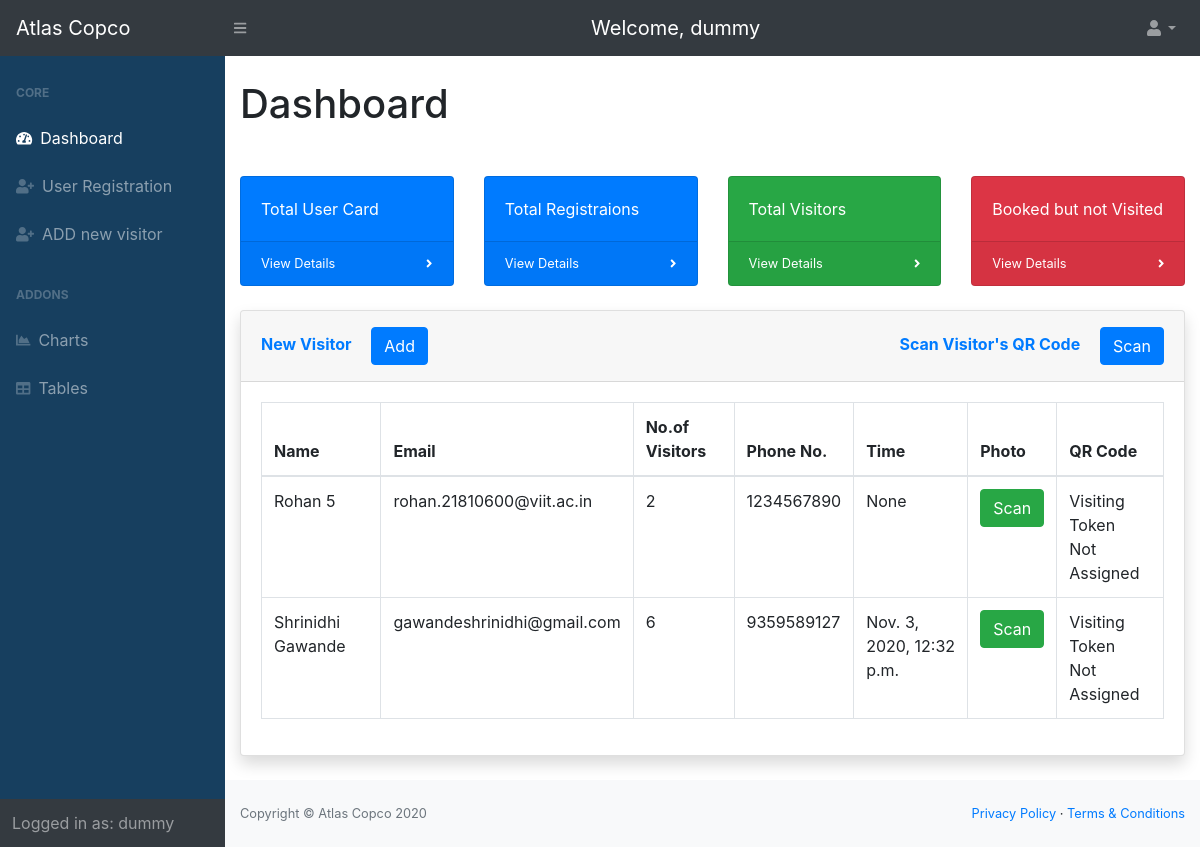
The app's page / (signed in), older data.
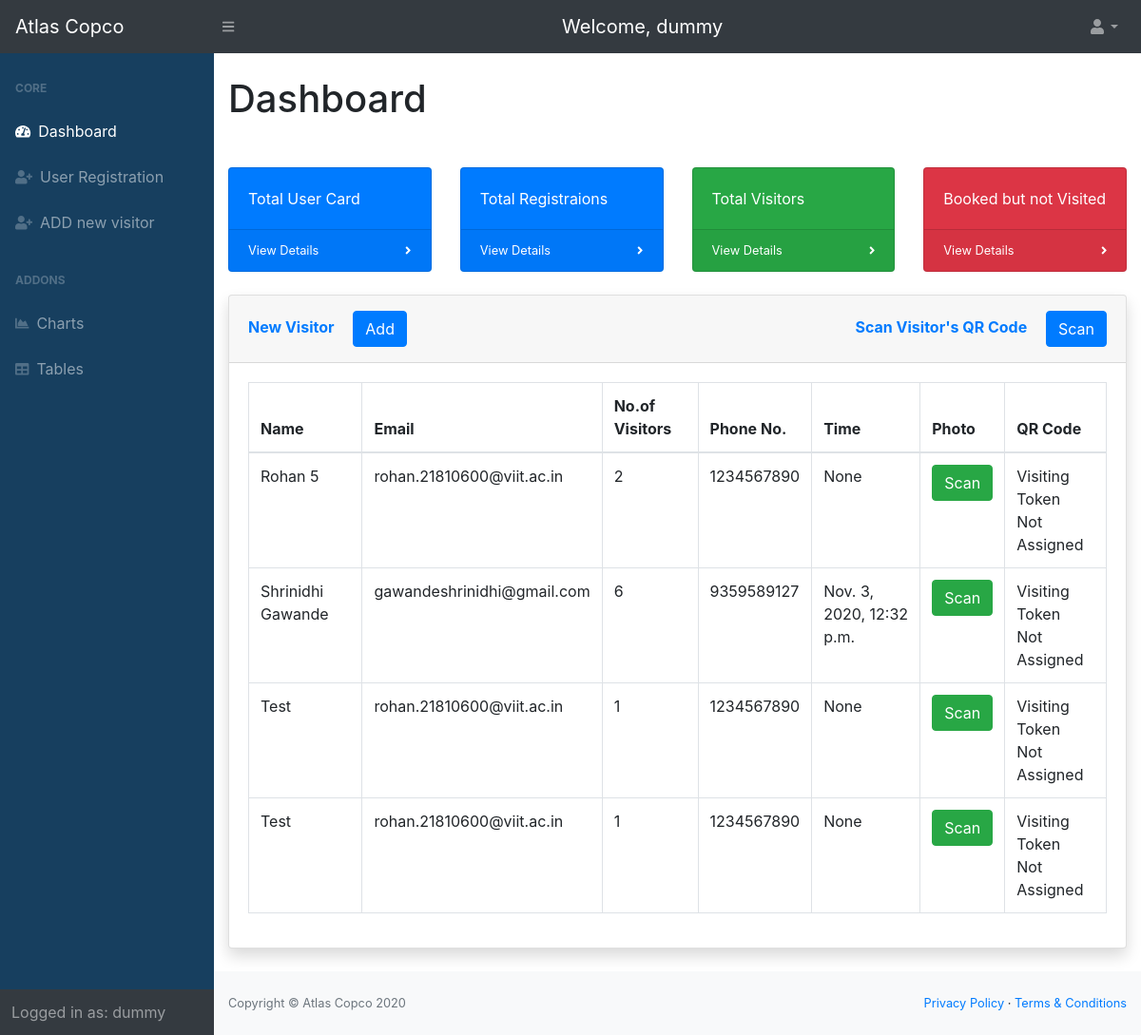
The same page, newer data.
### entry/models.py (models this page shows)
class Visitor(models.Model):
	name = models.CharField(verbose_name='Name', max_length=200, validators=[
		MinLengthValidator(2, 'Minimum 2 Characters are required')])  # name of the visitor
	purpose = models.CharField(verbose_name='Purpose', max_length=200, validators=[
		MinLengthValidator(4, 'Minimum 4 characters are required')])  # purpose of visit
	mobile = models.IntegerField(verbose_name='Mobile number')  # mobile no. of the visitor
	email = models.EmailField(verbose_name='Email', validators=[EmailValidator()])  # email address of the visitor
	no_of_people = models.IntegerField(verbose_name='No of people')  # no. of visitors
	photo_id_number = models.CharField(verbose_name='Photo Id Number', max_length=20, null=True, blank=True)
	photo_id = models.ImageField(verbose_name='Photo Id', upload_to='media/photo_id', null=True, blank=True)
	in_time = models.DateTimeField(verbose_name='Visit In time', null=True, blank=True)  # in time of the visitor, added automatically
	out_time = models.DateTimeField(verbose_name='Visit Out Time', null=True, blank=True)  # out time of the visitor added automatically
	token = models.CharField(verbose_name='Token', max_length=200, null=True, blank=True)  # token(autogenerated)
	qrcode = models.ImageField(verbose_name='QR Code', upload_to='media/qrcodes', null=True, blank=True)  # qr code generated from the token
	user = models.ForeignKey(Employee, verbose_name='Employee to visit', on_delete=models.PROTECT)  # link to the User table, to store which user allowed the entry
	photo = models.ImageField(verbose_name='Photo of the Visitor', upload_to='media/photo', null=True, blank=True)
	visit_token = models.CharField(max_length=200, verbose_name="Token assigned to the Visitor", null=True, blank=True)
	def __str__(self):
		return self.name

### home/views.py (the view)
# urls.py: path('', views.VisitorListView.as_view(), name='home'),
class VisitorListView(LoginRequiredMixin, ListView):
	def get(self, request):
		visitor_list = Visitor.objects.filter(out_time__isnull=True)
		print(visitor_list)
		context = {'visitor_list': visitor_list}
		return render(request, 'home/home.html', context)

### home/templates/home/home.html (shortened to what this page needs)
{% extends 'home/base.html' %} {% block content %}
<div id="layoutSidenav_content">
    <main>
        <div class="container-fluid">
            <h1 class="mt-4">Dashboard</h1>
            <div class="row mt-5 ">
                {% if request.user.employee.admin %}
                <div class="col-xl-3 col-md-6">
                    <div class="card bg-primary text-white">
                        <div class="card-body">Total User Card</div>
                        <div class="card-footer d-flex align-items-center justify-content-between">
                            <a class="small text-white stretched-link" href="{% url 'all-users' %}">View Details</a>
                            <div class="small text-white"><i class="fas fa-angle-right"></i></div>
                        </div>
                    </div>
                </div>
                {% endif %}
                <div class="col-xl-3 col-md-6">
                    <div class="card bg-primary  text-white">
                        <div class="card-body">Total Registraions</div>
                        <div class="card-footer d-flex align-items-center justify-content-between">
                            <a class="small text-white stretched-link" href="{% url 'all-booked-visitors' %}">View Details</a>
                            <div class="small text-white"><i class="fas fa-angle-right"></i></div>
                        </div>
                    </div>
                </div>
                <div class="col-xl-3 col-md-6">
                    <div class="card bg-success text-white">
                        <div class="card-body">Total Visitors</div>
                        <div class="card-footer d-flex align-items-center justify-content-between">
                            <a class="small text-white stretched-link" href="{% url 'all-visitors' %}">View Details</a>
                            <div class="small text-white"><i class="fas fa-angle-right"></i></div>
                        </div>
                    </div>
                </div>
                <div class="col-xl-3 col-md-6">
                    <div class="card bg-danger text-white">
                        <div class="card-body">Booked but not Visited</div>
                        <div class="card-footer d-flex align-items-center justify-content-between">
                            <a class="small text-white stretched-link" href="{% url 'not-visited' %}">View Details</a>
                            <div class="small text-white"><i class="fas fa-angle-right"></i></div>
                        </div>
                    </div>
                </div>
            </div>
        </div>
    </main>
    <main>
        <div class="container-fluid">
            <div class="card shadow mb-4 mt-4">
                <div class="card-header py-3">
                    <div class="row">
                        <div class="col-md-auto">
                            <h6 class="m-0 font-weight-bold text-primary">New Visitor
                                <a href="{% url 'entry:new-visitor' %}" class="ml-3 btn btn-primary text-left">Add</a>
                            </h6>
                        </div>
                        <div class="col-md-auto ml-auto">
                            <h6 class="m-0 font-weight-bold text-primary">Scan Visitor's QR Code
                                <a href="{% url 'entry:scanqr-visitor' %}" class="ml-3 btn btn-primary text-left">Scan</a>
                            </h6>
                        </div>
                    </div>
                </div>
                <div class="card-body">
                    <div class="table-responsive">
                        <table class="table table-bordered" id="dataTable" width="100%" cellspacing="0">
                            <thead>
                                <tr>
                                    <th> Name </th>
                                    <th> Email </th>
                                    <th> No.of Visitors </th>
                                    <th>Phone No.</th>
                                    <th> Time </th>
                                    <th> Photo </th>
                                    <th> QR Code </th>
                                </tr>
                            </thead>
                            <tbody>
                                {% if visitor_list %} {% for visitor in visitor_list %}
                                <tr>
                                    <td>{{ visitor.name }}</td>
                                    <td>{{ visitor.email }}</td>
                                    <td>{{ visitor.no_of_people }}</td>
                                    <td>{{ visitor.mobile }}</td>
                                    <td>{{ visitor.in_time }}</td>
                                    {% if not visitor.photo %}
                                    <td>
                                        <a type="submit" href="{% url 'photoscan' visitor.id %}" name="photo_btn" class="btn btn-success"> Scan </a>
                                    </td>
                                    {% else %}
                                    <td>
                                        Photo Id Scanned
                                    </td>
                                    {% endif %}
                                    <td>
                                        {% if visitor.visit_token %}
                                        <form action="{% url 'entry:scanQR' visitor.id %}" method="post">
                                            <input type="hidden" name="scan_id" value="">
                                            <button type="submit" name="scan_btn" class="btn btn-danger"> Scan </button>
                                        </form>
                                        {% else %} Visiting Token<br>Not Assigned {% endif %}
                                    </td>
                                </tr>
                                {% endfor %} {% endif %}
                            </tbody>
                        </table>
                    </div>
                </div>
            </div>
        </div>
    </main>
    <div class="footer">
        <footer class="py-4 bg-light mt-auto">
            <div class="container-fluid">
                <div class="d-flex align-items-center justify-content-between small">
                    <div class="text-muted">Copyright &copy; Atlas Copco 2020</div>
                    <div>
                        <a href="#">Privacy Policy</a> &middot;
                        <a href="#">Terms &amp; Conditions</a>
                    </div>
                </div>
            </div>
        </footer>
    </div>
</div>
{% endblock content %}

### home/templates/home/base.html (shortened to what this page needs)
{% load static %} {% load crispy_forms_tags %}
<!DOCTYPE html>
<html lang=en>
<head>
    <link rel="stylesheet" href="https://stackpath.bootstrapcdn.com/bootstrap/4.5.2/css/bootstrap.min.css">
    <link rel="stylesheet" type="text/css" href="{% static 'home/style.css' %}">
</head>
<body>
    <nav class="sb-topnav navbar navbar-expand navbar-dark bg-dark sticky-top">
        <a class="navbar-brand" href="{% url 'home' %}">Atlas Copco</a> {% if request.user.employee.admin %}<button class="btn btn-link btn-sm order-1 order-lg-0" id="sidebarToggle"><i class="fas fa-bars"></i></button> {% endif %}
        <span class="d-none d-md-inline-block form-inline ml-auto mr-0 mr-md-3 my-2 my-md-0 navbar-brand"> Welcome, {{ request.user.first_name }}</span>
        <ul class="navbar-nav ml-auto ">
            <li class="nav-item dropdown">
                <a class="nav-link dropdown-toggle" id="userDropdown" href="#" role="button" data-toggle="dropdown" aria-haspopup="true" aria-expanded="false">{% if request.user.employee.pic %}<img src="{{ request.user.employee.pic.url }}" style="width: 40px; height: 40px; border-radius: 100%;">{% else %}<img class="fas fa-user fa-fw"></img>{% endif %}</a>
            </li>
        </ul>
    </nav>
    <div id="layoutSidenav">
        {% if request.user.employee.admin %}
        <div id="layoutSidenav_nav">
            <nav class="sb-sidenav accordion sb-sidenav-dark" id="sidenavAccordion" style="background-color: #173F5F;">
                <div class="sb-sidenav-menu">
                    <div class="nav">
                        <div class="sb-sidenav-menu-heading">Core</div>
                        <a class="nav-link" href="{% url 'home' %}">
                            <div class="sb-nav-link-icon"><i class="fas fa-tachometer-alt"></i></div>
                            Dashboard <br> {% if request.user.employee.admin %}
                            <a class="nav-link" href="{% url 'user-signup' %}">
                                <div class="sb-nav-link-icon"><i class="fas fa-user-plus"></i></div>
                                User Registration
                            </a>
                            {% endif %}
                            <a class="nav-link" href="{% url 'entry:new-visitor' %}">
                                <div class="sb-nav-link-icon"><i class="fa fa-user-plus fa-fw"></i></div>
                                ADD new visitor
                            </a>
                            {% if request.user.employee.admin %}
                            <div class="sb-sidenav-menu-heading">Addons</div>
                            <a class="nav-link" href="{% url 'charts:chart-page'%}">
                                <div class="sb-nav-link-icon"><i class="fas fa-chart-area"></i></div>
                                Charts
                            </a>
                            <a class="nav-link" href="{% url 'tables' %}">
                                <div class="sb-nav-link-icon"><i class="fas fa-table"></i></div>
                                Tables
                            </a>
                            {% endif %}
                    </div>
                </div>
                <div class="sb-sidenav-footer">
                    <div class="large">Logged in as: {{ request.user.first_name }}</div>
                </div>
            </nav>
        </div>
        {% endif %}
        {% block content %} {% endblock content %}
    </div>
</body>
</html>

### home/static/home/style.css (style rules this page uses)
#layoutSidenav { display: flex; }
#layoutSidenav #layoutSidenav_nav { flex-basis: 225px; flex-shrink: 0; transition: transform 0.15s ease-in-out; z-index: 1038; transform: translateX(-225px); }
#layoutSidenav #layoutSidenav_content { position: relative; display: flex; flex-direction: column; justify-content: space-between; min-width: 0; flex-grow: 1; min-height: calc(100vh - 56px); margin-left: -225px; }
@media (min-width: 992px) { #layoutSidenav #layoutSidenav_nav { transform: translateX(0); } }
@media (min-width: 992px) { #layoutSidenav #layoutSidenav_content { margin-left: 0; transition: margin 0.15s ease-in-out; } }
.nav .nav-link .sb-nav-link-icon, .sb-sidenav-menu .nav-link .sb-nav-link-icon { margin-right: 0.5rem; }
.sb-topnav { padding-left: 0; height: 56px; z-index: 1039; }
.sb-topnav .navbar-brand { width: 225px; padding-left: 1rem; padding-right: 1rem; margin: 0; }
.sb-topnav.navbar-dark #sidebarToggle { color: rgba(255, 255, 255, 0.5); }
.sb-sidenav { display: flex; flex-direction: column; height: 100%; flex-wrap: nowrap; }
.sb-sidenav .sb-sidenav-menu { flex-grow: 1; }
.sb-sidenav .sb-sidenav-menu .nav { flex-direction: column; flex-wrap: nowrap; }
.sb-sidenav .sb-sidenav-menu .nav .sb-sidenav-menu-heading { padding: 1.75rem 1rem 0.75rem; font-size: 0.75rem; font-weight: bold; text-transform: uppercase; }
.sb-sidenav .sb-sidenav-menu .nav .nav-link { display: flex; align-items: center; padding-top: 0.75rem; padding-bottom: 0.75rem; position: relative; }
.sb-sidenav .sb-sidenav-menu .nav .nav-link .sb-nav-link-icon { font-size: 0.9rem; }
.sb-sidenav .sb-sidenav-footer { padding: 0.75rem; flex-shrink: 0; }
.sb-sidenav-dark { background-color: #212529; color: rgba(255, 255, 255, 0.5); }
.sb-sidenav-dark .sb-sidenav-menu .sb-sidenav-menu-heading { color: rgba(255, 255, 255, 0.25); }
.sb-sidenav-dark .sb-sidenav-menu .nav-link { color: rgba(255, 255, 255, 0.5); }
.sb-sidenav-dark .sb-sidenav-menu .nav-link .sb-nav-link-icon { color: rgba(255, 255, 255, 0.25); }
.sb-sidenav-dark .sb-sidenav-menu .nav-link.active { color: #fff; }
.sb-sidenav-dark .sb-sidenav-menu .nav-link.active .sb-nav-link-icon { color: #fff; }
.sb-sidenav-dark .sb-sidenav-footer { background-color: #343a40; }

Row changes from the older to the newer data that the page shows:
added Visitor: name "Test", email "rohan.21810600@viit.ac.in", no_of_people "1", mobile "1234567890", in_time "None", photo "Scan", shows "Visiting Token"
added Visitor: name "Test", email "rohan.21810600@viit.ac.in", no_of_people "1", mobile "1234567890", in_time "None", photo "Scan", shows "Visiting Token"
